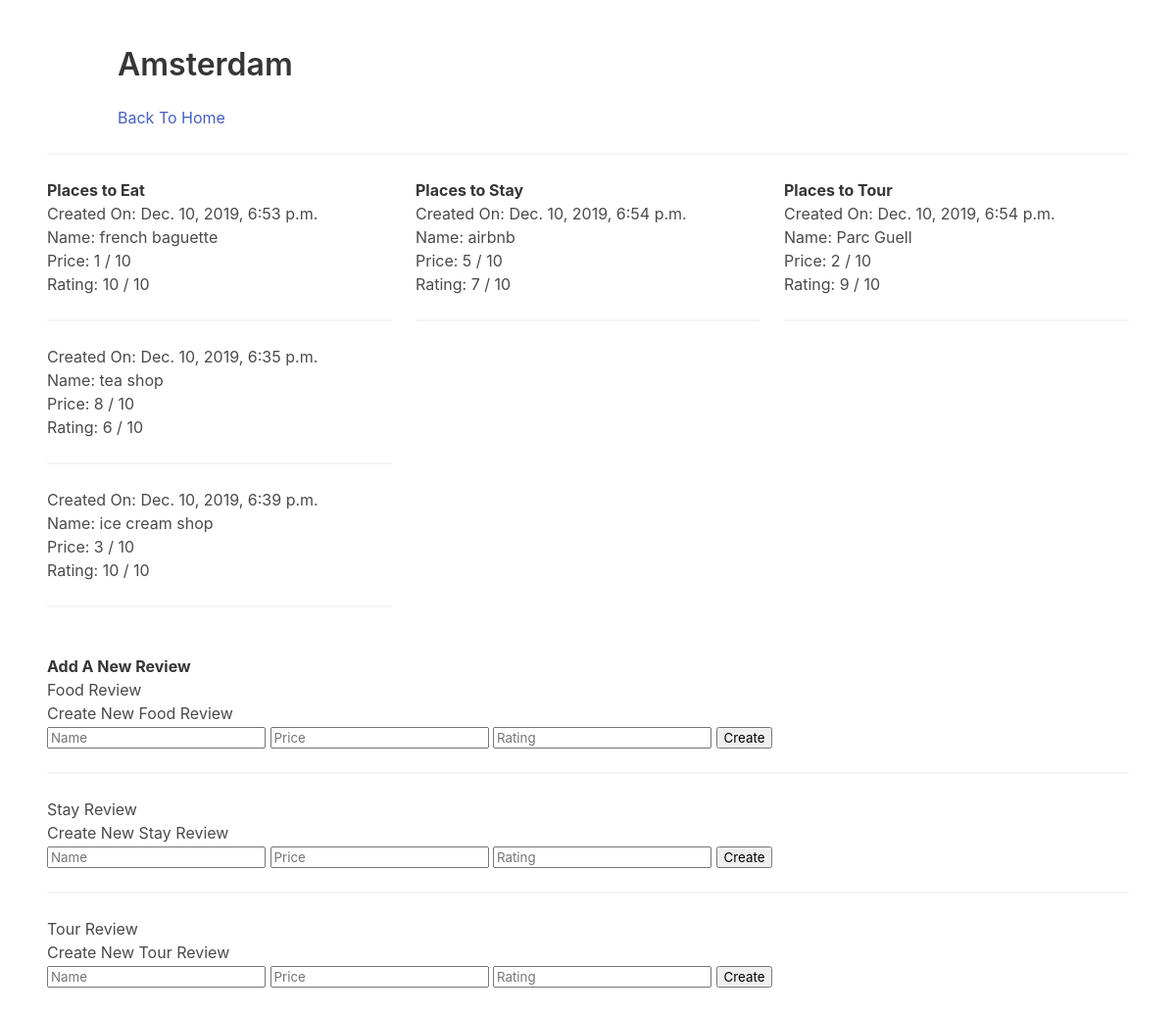
Before: /place/Amsterdam with the older database file.
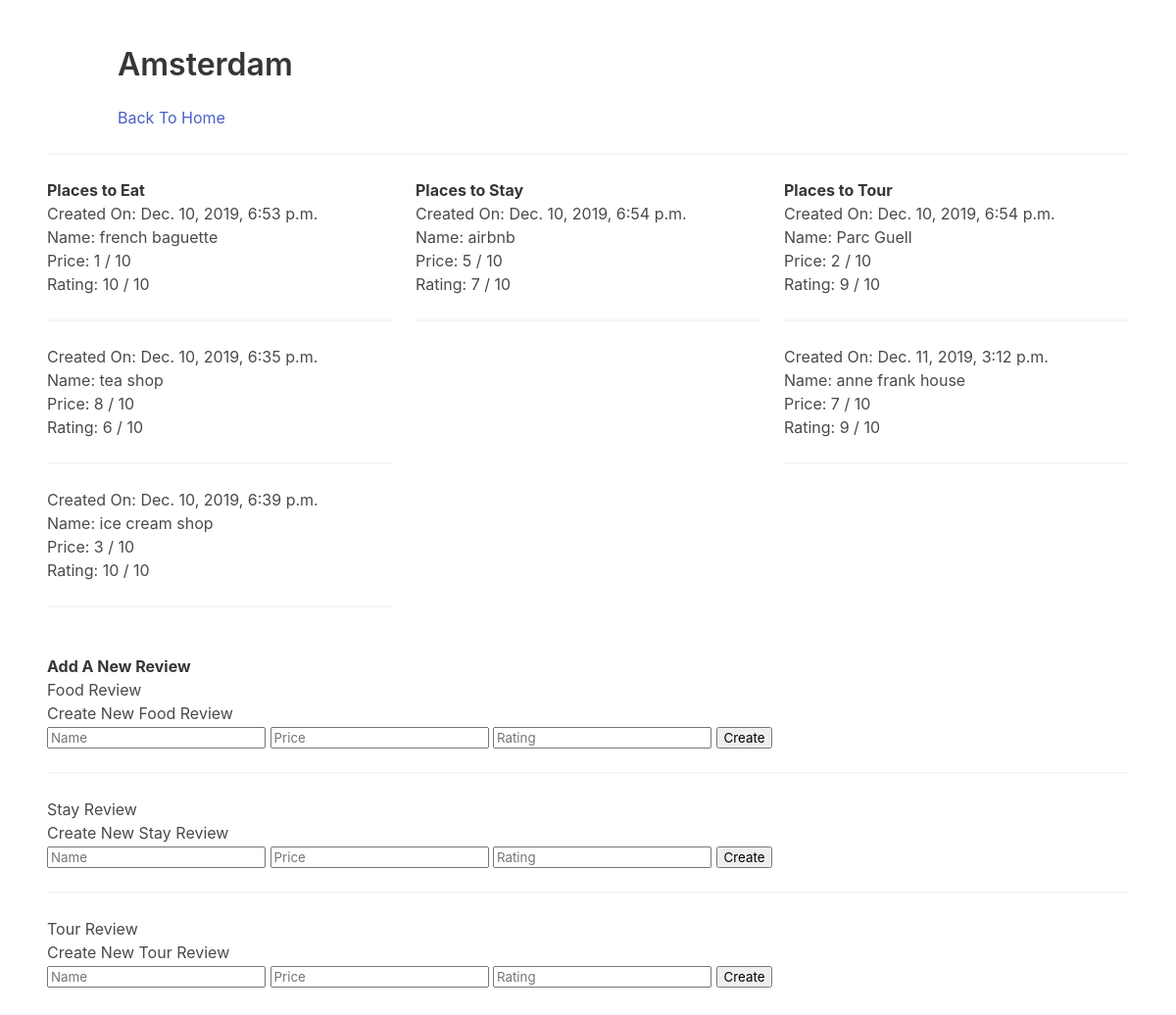
After: the same page with the newer database file.
### core/models.py (models this page shows, shortened)
class FoodReview(models.Model):
    author = models.ForeignKey(User, on_delete=models.DO_NOTHING)
    body = models.CharField(max_length=140)
    created_at = models.DateTimeField(auto_now=True)
    num_likes = models.IntegerField(default=0)
    price = models.IntegerField(default = 0)
    rating = models.IntegerField(default = 0)
    place = models.ForeignKey(Place, on_delete=models.CASCADE, blank=True, null=True)

class StayReview(models.Model):
    author = models.ForeignKey(User, on_delete=models.DO_NOTHING)
    body = models.CharField(max_length=140)
    created_at = models.DateTimeField(auto_now=True)
    num_likes = models.IntegerField(default=0)
    price = models.IntegerField(default = 0)
    rating = models.IntegerField(default = 0)
    place = models.ForeignKey(Place, on_delete=models.CASCADE, blank=True, null=True)

class TourReview(models.Model):
    author = models.ForeignKey(User, on_delete=models.DO_NOTHING)
    body = models.CharField(max_length=140)
    created_at = models.DateTimeField(auto_now=True)
    num_likes = models.IntegerField(default=0)
    price = models.IntegerField(default = 0)
    rating = models.IntegerField(default = 0)
    place = models.ForeignKey(Place, on_delete=models.CASCADE, blank=True, null=True)

### core/views.py (the view)
# urls.py: path('place/<str:urlName>', place, name='place'),
def place(request, urlName):
    if request.method == "POST":
        body = request.POST["name"]
        price = request.POST["price"]
        rating = request.POST["rating"]
        p = Place.objects.get(urlName=urlName)
        if 'food' in request.POST:
            f = FoodReview.objects.create(author=request.user, body=body, num_likes=0, price=price, rating=rating, place=p)
        elif 'stay' in request.POST:
            s = StayReview.objects.create(author=request.user, body=body, num_likes=0, price=price, rating=rating, place=p)
        elif 'tour' in request.POST:
            t = TourReview.objects.create(author=request.user, body=body, num_likes=0, price=price, rating=rating, place=p)
        return redirect(request.META['HTTP_REFERER'])
    else:
        place = Place.objects.get(urlName=urlName)
        foodRev = FoodReview.objects.filter(place=place)
        stayRev = StayReview.objects.filter(place=place)
        tourRev = TourReview.objects.filter(place=place)
        return render(request, "place.html", {"place": place, "foodRev": foodRev, "stayRev" : stayRev, "tourRev": tourRev})

### core/templates/place.html (shortened to what this page needs)
<!DOCTYPE html>
<html>
  <head>
    <link rel="stylesheet" href="https://cdn.jsdelivr.net/npm/bulma@0.8.0/css/bulma.min.css">
  </head>
  <body>
  <section class="section">
    <div class="container">
      <h1 class="title">
        {{place.name}}
      </h1>
      <a href="/">Back To Home</a>
    </div>
    <hr>
    <div class="columns">
                <div class="column">
                                <strong> Places to Eat </strong>
                                {% for f in foodRev %}
                                        <p> Created On: {{f.created_at}}</p>
                                        <p> Name: {{f.body}} </p>
                                       <p> Price: {{f.price}} / 10</p>
                                       <p> Rating: {{f.rating}} / 10</p>
                                        <hr>
                                {% endfor %}
                </div>
                <div class="column">
                                <strong> Places to Stay </strong>
                                {% for s in stayRev %}
                                        <p> Created On: {{s.created_at}}</p>
                                        <p> Name: {{s.body}} </p>
                                       <p> Price: {{s.price}} / 10</p>
                                       <p> Rating: {{s.rating}} / 10</p>
                                        <hr>
                                {% endfor %}
                </div>
                <div class="column">
                                <strong> Places to Tour </strong>
                                {% for t in tourRev %}
                                       <p> Created On: {{t.created_at}}</p>
                                       <p> Name: {{t.body}} </p>
                                       <p> Price: {{t.price}} / 10</p>
                                       <p> Rating: {{t.rating}} / 10</p>
                                        <hr>
                                {% endfor %}
                </div>
              </div>
<strong>Add A New Review</strong>
<h5> Food Review </h5>
<form method="POST" action={{place.urlName}}>
    <p>Create New Food Review</p>
    <input name="name" placeholder="Name" />
    <input name="price" placeholder="Price" />
    <input name="rating" placeholder="Rating" />
    <input type="submit" name="food" value="Create"/>
</form>
<hr>
<h5> Stay Review </h5>
<form method="POST" action={{place.urlName}}>
    <p>Create New Stay Review</p>
    <input name="name" placeholder="Name" />
    <input name="price" placeholder="Price" />
    <input name="rating" placeholder="Rating" />
    <input type="submit" name="stay" value="Create"/>
</form>
<hr>
<h5> Tour Review </h5>
<form method="POST" action={{place.urlName}}>
    <p>Create New Tour Review</p>
    <input name="name" placeholder="Name" />
    <input name="price" placeholder="Price" />
    <input name="rating" placeholder="Rating" />
    <input type="submit" name="tour" value="Create"/>
</form>
  </section>
  </body>
</html>

Changed rows visible on the page:
added TourReview: created_at "Dec. 11, 2019, 3:12 p.m.", body "anne frank house", price "7", rating "9"
